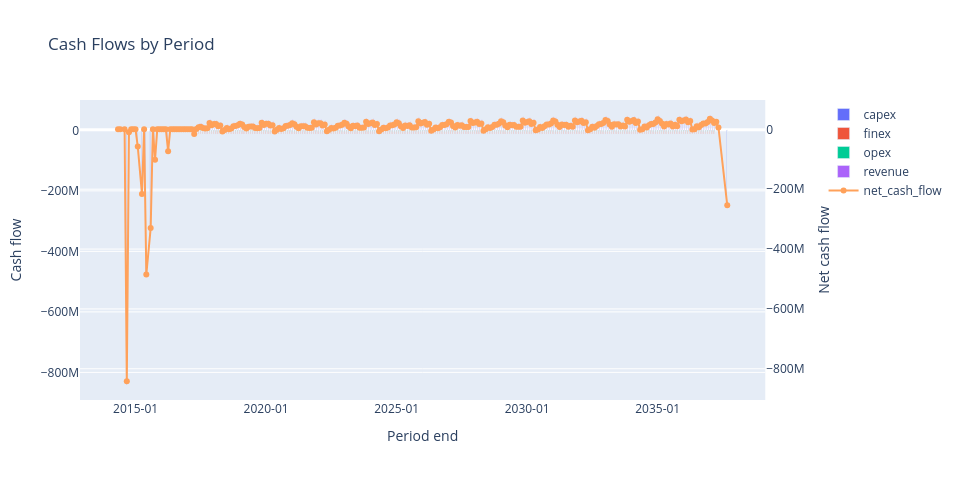
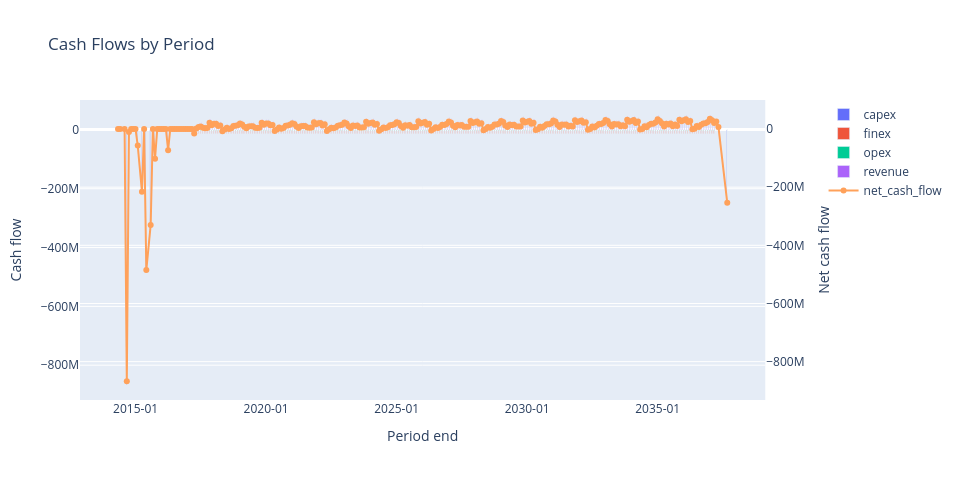
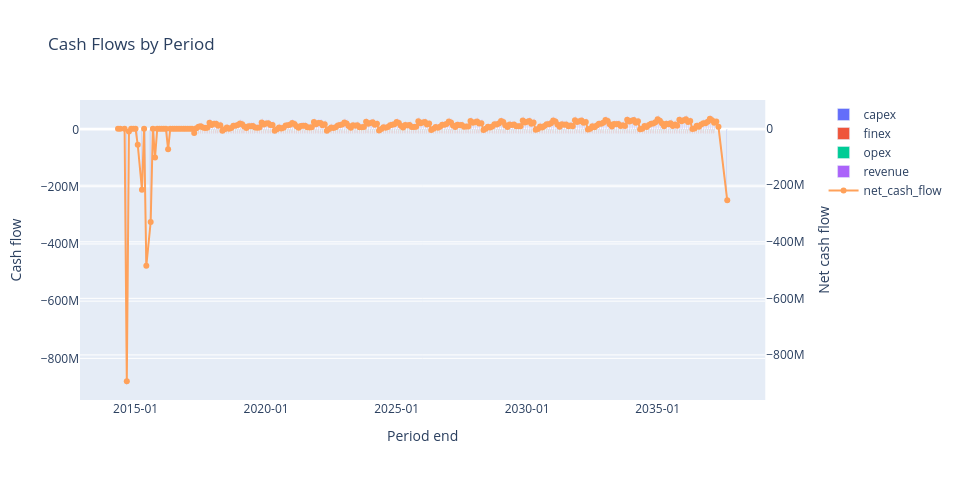

The notebook cell these images were saved under, in order:
### Code cell
from Simulation import sweep

# define the parameter sweep space
parameter_space = {
    "WindFarm_overrides.external_response_path": [
        r"M:\Projects\Cost Model\HiperSim\valuewind\Inputs\External_Response\TS_DA_HKN_full_filled_small_gaps_only_TI_boost",
    ],
    "CAPEX_overrides.material_data.MD.Commodity.Steel.CostParameters.material_cost":  [1000, 1500, 2000],
    "CAPEX_overrides.material_data.MD.Commodity.Copper.CostParameters.material_cost": [5000, 6000, 7000],

}

zip_groups = {
    "materials": [
        "CAPEX_overrides.material_data.MD.Commodity.Steel.CostParameters.material_cost",
        "CAPEX_overrides.material_data.MD.Commodity.Copper.CostParameters.material_cost",
    ]
}

df = sweep(
    library_path=r"M:\Projects\Cost Model\HiperSim\valuewind\Inputs",
    base_config_path="Config.yaml",
    parameter_space=parameter_space,
    zip_groups=zip_groups,
    base_seed=42,
    replicates=1,
    name="Material_Cost_Sensitivity",
    result_directory=r"M:\Projects\Cost Model\HiperSim\valuewind\results"
)

print(df)

### Figure 1 — Plotly figure (JSON) as saved in the notebook; plotly's stock layout.template omitted (floating-point values rounded to 4 significant figures; data arrays with more than 128 entries replaced by an {"elided": "..."} marker saying what was removed)
{"data": [{"name": "capex", "offsetgroup": "0", "type": "bar", "x": {"elided": "275 str values"}, "xaxis": "x", "y": {"elided": "275 float values"}, "yaxis": "y"}, {"name": "finex", "offsetgroup": "1", "type": "bar", "x": {"elided": "275 str values"}, "xaxis": "x", "y": {"elided": "275 float values"}, "yaxis": "y"}, {"name": "opex", "offsetgroup": "2", "type": "bar", "x": {"elided": "275 str values"}, "xaxis": "x", "y": {"elided": "275 float values"}, "yaxis": "y"}, {"name": "revenue", "offsetgroup": "3", "type": "bar", "x": {"elided": "275 str values"}, "xaxis": "x", "y": {"elided": "275 float values"}, "yaxis": "y"}, {"mode": "lines+markers", "name": "net_cash_flow", "type": "scatter", "x": {"elided": "275 str values"}, "xaxis": "x", "y": {"elided": "275 float values"}, "yaxis": "y2"}], "layout": {"barmode": "group", "height": 480, "hovermode": "x unified", "title": {"text": "Cash Flows by Period"}, "width": 960, "xaxis": {"anchor": "y", "domain": [0, 0.94], "tickformat": "%Y-%m", "title": {"text": "Period end"}}, "yaxis": {"anchor": "x", "domain": [0, 1], "title": {"text": "Cash flow"}}, "yaxis2": {"anchor": "x", "overlaying": "y", "side": "right", "title": {"text": "Net cash flow"}}}}

### Figure 2 — Plotly figure (JSON) as saved in the notebook; plotly's stock layout.template omitted (floating-point values rounded to 4 significant figures; data arrays with more than 128 entries replaced by an {"elided": "..."} marker saying what was removed)
{"data": [{"name": "capex", "offsetgroup": "0", "type": "bar", "x": {"elided": "275 str values"}, "xaxis": "x", "y": {"elided": "275 float values"}, "yaxis": "y"}, {"name": "finex", "offsetgroup": "1", "type": "bar", "x": {"elided": "275 str values"}, "xaxis": "x", "y": {"elided": "275 float values"}, "yaxis": "y"}, {"name": "opex", "offsetgroup": "2", "type": "bar", "x": {"elided": "275 str values"}, "xaxis": "x", "y": {"elided": "275 float values"}, "yaxis": "y"}, {"name": "revenue", "offsetgroup": "3", "type": "bar", "x": {"elided": "275 str values"}, "xaxis": "x", "y": {"elided": "275 float values"}, "yaxis": "y"}, {"mode": "lines+markers", "name": "net_cash_flow", "type": "scatter", "x": {"elided": "275 str values"}, "xaxis": "x", "y": {"elided": "275 float values"}, "yaxis": "y2"}], "layout": {"barmode": "group", "height": 480, "hovermode": "x unified", "title": {"text": "Cash Flows by Period"}, "width": 960, "xaxis": {"anchor": "y", "domain": [0, 0.94], "tickformat": "%Y-%m", "title": {"text": "Period end"}}, "yaxis": {"anchor": "x", "domain": [0, 1], "title": {"text": "Cash flow"}}, "yaxis2": {"anchor": "x", "overlaying": "y", "side": "right", "title": {"text": "Net cash flow"}}}}

### Figure 3 — Plotly figure (JSON) as saved in the notebook; plotly's stock layout.template omitted (floating-point values rounded to 4 significant figures; data arrays with more than 128 entries replaced by an {"elided": "..."} marker saying what was removed)
{"data": [{"name": "capex", "offsetgroup": "0", "type": "bar", "x": {"elided": "275 str values"}, "xaxis": "x", "y": {"elided": "275 float values"}, "yaxis": "y"}, {"name": "finex", "offsetgroup": "1", "type": "bar", "x": {"elided": "275 str values"}, "xaxis": "x", "y": {"elided": "275 float values"}, "yaxis": "y"}, {"name": "opex", "offsetgroup": "2", "type": "bar", "x": {"elided": "275 str values"}, "xaxis": "x", "y": {"elided": "275 float values"}, "yaxis": "y"}, {"name": "revenue", "offsetgroup": "3", "type": "bar", "x": {"elided": "275 str values"}, "xaxis": "x", "y": {"elided": "275 float values"}, "yaxis": "y"}, {"mode": "lines+markers", "name": "net_cash_flow", "type": "scatter", "x": {"elided": "275 str values"}, "xaxis": "x", "y": {"elided": "275 float values"}, "yaxis": "y2"}], "layout": {"barmode": "group", "height": 480, "hovermode": "x unified", "title": {"text": "Cash Flows by Period"}, "width": 960, "xaxis": {"anchor": "y", "domain": [0, 0.94], "tickformat": "%Y-%m", "title": {"text": "Period end"}}, "yaxis": {"anchor": "x", "domain": [0, 1], "title": {"text": "Cash flow"}}, "yaxis2": {"anchor": "x", "overlaying": "y", "side": "right", "title": {"text": "Net cash flow"}}}}
